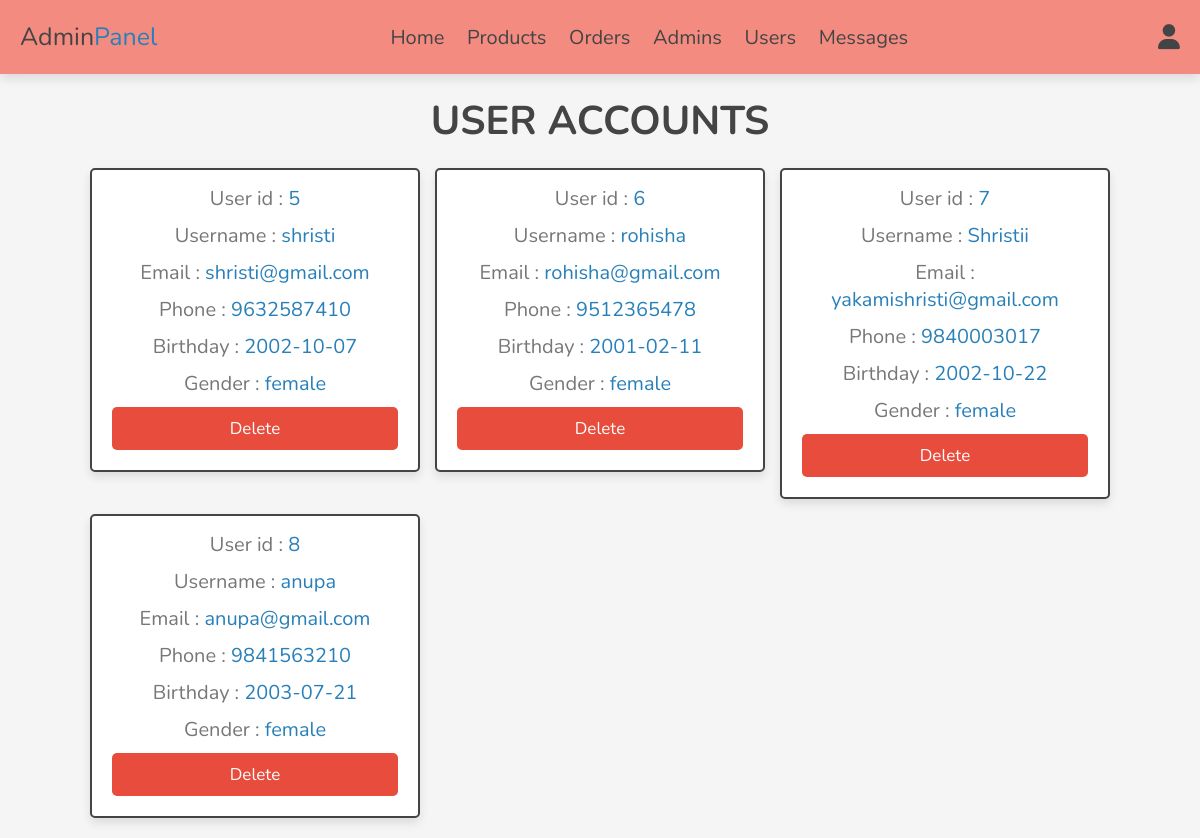
Screenshot of /admin/users_accounts.php (signed in) with the database file from the repository.
### tables this page shows
CREATE TABLE `users` (
  `id` int(100) NOT NULL,
  `name` varchar(20) NOT NULL,
  `email` varchar(50) NOT NULL,
  `password` varchar(50) NOT NULL,
  `birthday` date DEFAULT NULL,
  `phone` varchar(20) DEFAULT NULL,
  `gender` varchar(10) DEFAULT NULL
);

### admin/users_accounts.php (the view, shortened to what this page needs)
<?php
include '../components/connect.php';
?>
<!DOCTYPE html>
<html lang="en">
<head>
   <link rel="stylesheet" href="https://cdnjs.cloudflare.com/ajax/libs/font-awesome/6.1.1/css/all.min.css">
   <link rel="stylesheet" href="../css/admin_style.css">
</head>
<body>
<?php include '../components/admin_header.php'; ?>
<section class="accounts">
   <h1 class="heading">User accounts</h1>
   <div class="box-container">
   <?php
      $select_accounts = $conn->prepare("SELECT * FROM `users`");
      $select_accounts->execute();
      if($select_accounts->rowCount() > 0){
         while($fetch_accounts = $select_accounts->fetch(PDO::FETCH_ASSOC)){
   ?>
   <div class="box">
      <p> User id : <span><?= $fetch_accounts['id']; ?></span> </p>
      <p> Username : <span><?= $fetch_accounts['name']; ?></span> </p>
      <p> Email : <span><?= $fetch_accounts['email']; ?></span> </p>
      <p> Phone : <span><?= $fetch_accounts['phone']; ?></span> </p>
      <p> Birthday : <span><?= $fetch_accounts['birthday']; ?></span> </p>
      <p> Gender : <span><?= $fetch_accounts['gender']; ?></span> </p>
      <a href="users_accounts.php?delete=<?= $fetch_accounts['id']; ?>" onclick="return confirm('delete this account? the user related information will also be delete!')" class="delete-btn">delete</a>
   </div>
   <?php
         }
      }else{
         echo '<p class="empty">no accounts available!</p>';
      }
   ?>
   </div>
</section>
</body>
</html>

### components/admin_header.php (shortened to what this page needs)
<header class="header">
   <section class="flex">
      <a href="../admin/dashboard.php" class="logo">Admin<span>Panel</span></a>
      <nav class="navbar">
         <a href="../admin/dashboard.php">Home</a>
         <a href="../admin/products.php">Products</a>
         <a href="../admin/placed_orders.php">Orders</a>
         <a href="../admin/admin_accounts.php">Admins</a>
         <a href="../admin/users_accounts.php">Users</a>
         <a href="../admin/messages.php">Messages</a>
      </nav>
      <div class="icons">
         <div id="user-btn" class="fas fa-user"></div>
      </div>
   </section>
</header>

### css/admin_style.css (style rules this page uses)
:root { --main-color:#2980b9; --orange:#f39c12; --red:#e74c3c; --black:#444; --white:#fff; --light-color:#777; --light-bg:#f5f5f5; --border:.2rem solid var(--black); --box-shadow:0 .5rem 1rem rgba(0,0,0,.1); }
* { font-family: 'Nunito', sans-serif; margin:0; padding:0; box-sizing: border-box; outline: none; border:none; text-decoration: none; }
html { font-size: 62.5%; overflow-x: hidden; }
body { background-color:whitesmoke; }
section { padding:2rem; max-width: 1200px; margin:0 auto; }
.heading { font-size: 4rem; color:var(--black); margin-bottom: 2rem; text-align: center; text-transform: uppercase; }
.btn, .delete-btn, .option-btn { display: block; width: 100%; margin-top: 1rem; border-radius: .5rem; padding:1rem 3rem; font-size: 1.7rem; text-transform: capitalize; color:var(--white); cursor: pointer; text-align: center; }
.delete-btn { background-color: var(--red); }
.header { position: sticky; top:0; left:0; right:0; background-color: #f48b81; box-shadow: var(--box-shadow); z-index: 1000; }
.header .flex { display: flex; align-items: center; justify-content: space-between; position: relative; }
.header .flex .logo { font-size: 2.5rem; color:var(--black); }
.header .flex .logo span { color:var(--main-color); }
.header .flex .navbar a { margin:0 1rem; font-size: 2rem; color:var(--black); }
.header .flex .icons div { margin-left: 1.7rem; font-size: 2.5rem; cursor: pointer; color:var(--black); }
.accounts .box-container { display: grid; grid-template-columns: repeat(auto-fit, 33rem); gap:1.5rem; align-items: flex-start; justify-content: center; }
.accounts .box-container .box { padding:2rem; padding-top: .5rem; border-radius: .5rem; text-align: center; border:var(--border); background-color: var(--white); box-shadow: var(--box-shadow); }
.accounts .box-container .box p { font-size: 2rem; color:var(--light-color); margin: 1rem 0; }
.accounts .box-container .box p span { color:var(--main-color); }

### rows the page displays
users: id "5", name "shristi", email "shristi@gmail.com", phone "9632587410", birthday "2002-10-07", gender "female"
users: id "6", name "rohisha", email "rohisha@gmail.com", phone "9512365478", birthday "2001-02-11", gender "female"
users: id "7", name "Shristii", email "yakamishristi@gmail.com", phone "9840003017", birthday "2002-10-22", gender "female"
users: id "8", name "anupa", email "anupa@gmail.com", phone "9841563210", birthday "2003-07-21", gender "female"
